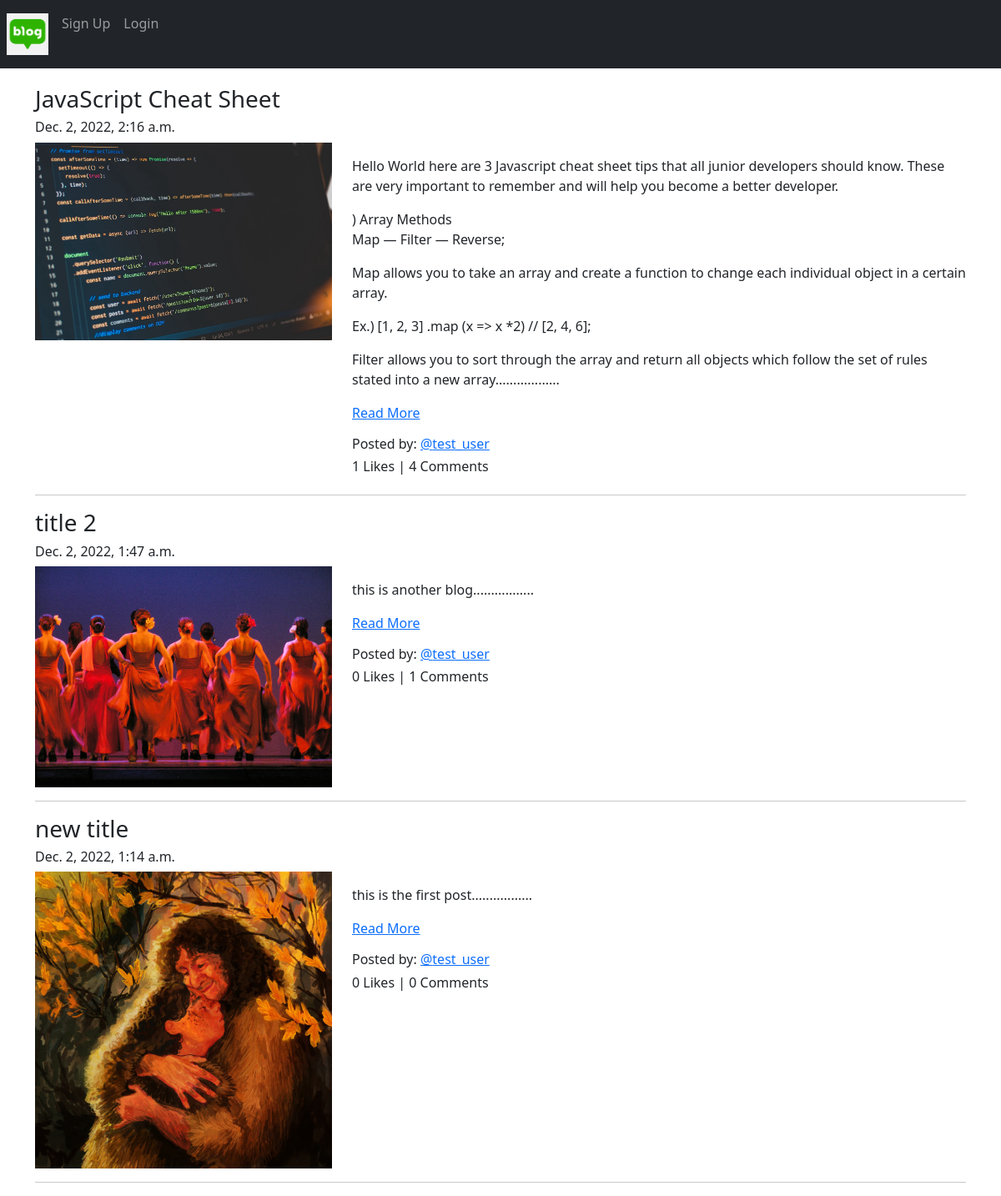
/blog/, run on an earlier commit of the app's database.
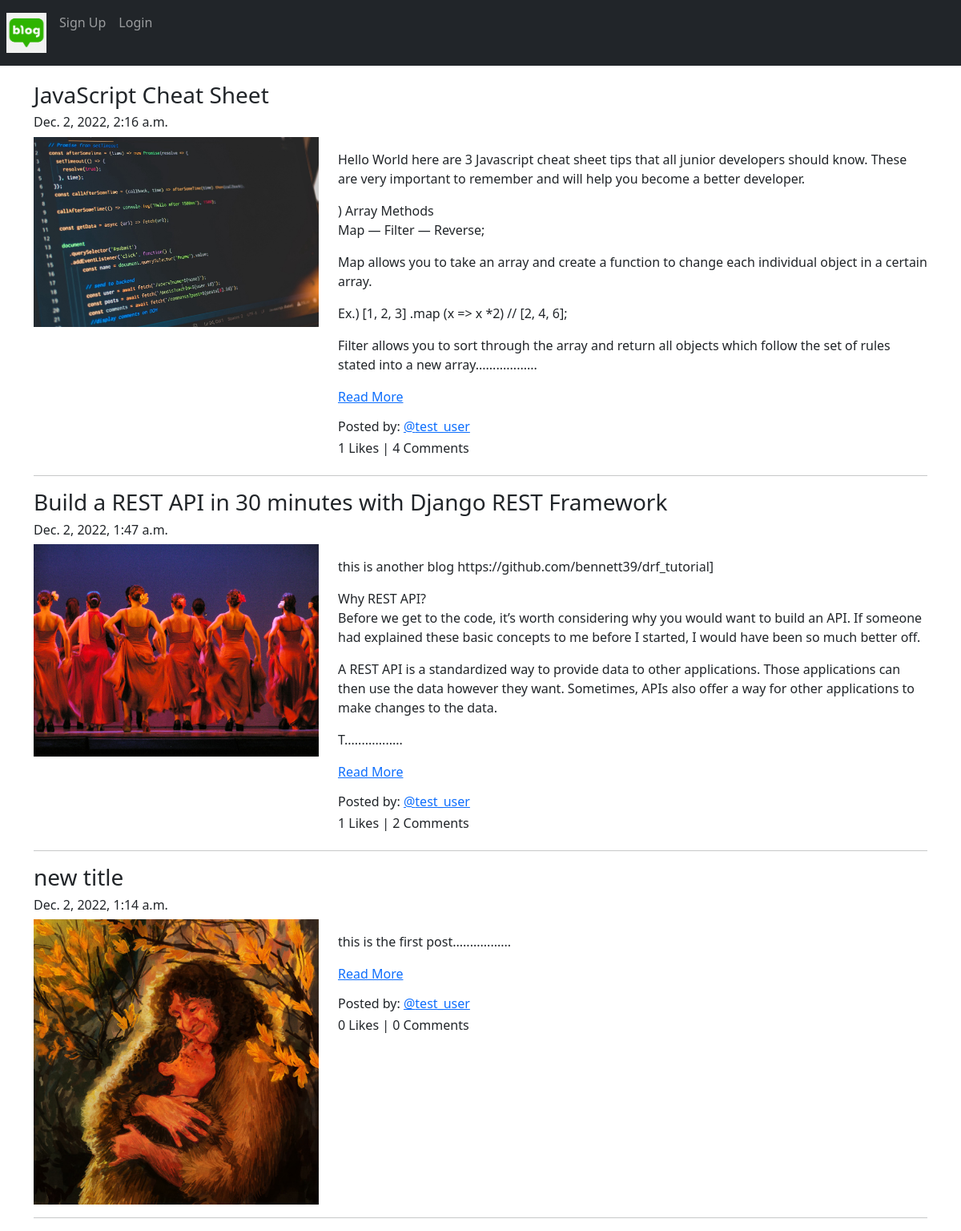
And on a later commit of the database.
### App_Blog/models.py (models this page shows, shortened)
class Blog(models.Model):
    author = models.ForeignKey(User, on_delete=models.CASCADE, related_name='post_author')
    blog_title = models.CharField(max_length=264, verbose_name="Put a Title")
    slug = models.SlugField(max_length=264, unique=True)
    blog_content = models.TextField(verbose_name="what is on your mind?")
    blog_image = models.ImageField(upload_to='blog_image', verbose_name="Image")
    publish_date = models.DateTimeField(auto_now_add=True)
    update_date = models.DateTimeField(auto_now=True)
    class Meta:
        ordering = ('-publish_date',)

### App_Blog/views.py (the view)
# urls.py: path('', views.BlogList.as_view(), name='blog_list'),
class BlogList(ListView):
    context_object_name = 'blogs'
    model = Blog
    template_name = 'App_Blog/blog_list.html'

### App_Blog/templatetags/custom_filters.py (called while the page is built)
def range_filter(value):
    return value[0:500] + "................."

### templates/App_Blog/blog_list.html (shortened to what this page needs)
{% extends 'base.html' %}
{% load custom_filters %}
{% block body_block %}
{% for blog in blogs %}
<h3> {{blog.blog_title}}</h3>
<h6>{{blog.publish_date}}</h6>
<div class="row">
  <div class="col-sm-4">
	  <img src="/media/{{blog.blog_image}}" alt="{{blog.blog_image}}" title="{{blog.blog_title}}"
	  width="100%">
  </div>
  <div class="col-sm-8">
	  <p>{{blog.blog_content|range_filter|linebreaks}}<a href="{% url 'App_Blog:blog_details' slug=blog.slug %}">Read More</a></p>
	  <h6> Posted by: <a href="#">@{{blog.author}}</a></h6>
    <h6>{{blog.liked_blog.count}} Likes | {{blog.blog_comment.count}} Comments </h6>
  </div>
</div>
<hr>
{% endfor %}
{% endblock body_block %}

What changed in the data, as far as the page shows it:
changed Blog: blog_title "title 2" → "Build a REST API in 30 minutes with Django REST Framework"; blog_content|range_filter "this is another blog................." → "this is another blog https://github.com/bennett39/drf_tutorial] Why REST API? Before we get to the code, it’s worth considering why you would want to build an API. If someone had explained these basic concepts to me before I started, I would have been so much better off. A REST API is a standardized way to provide data to other applications. Those applications can then use the data however they want. Sometimes, APIs also offer a way for other applications to make changes to the data. T................."; liked_blog.count "0" → "1"; blog_comment.count "1" → "2"
